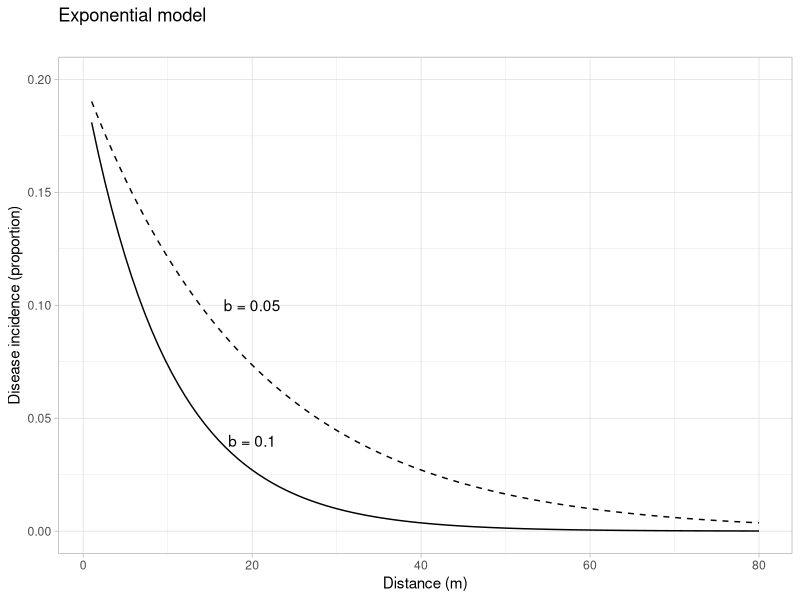
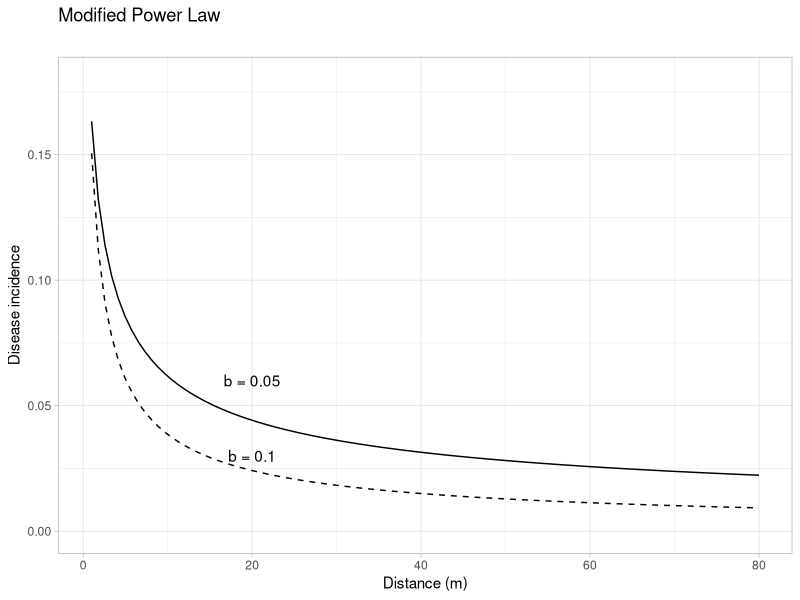
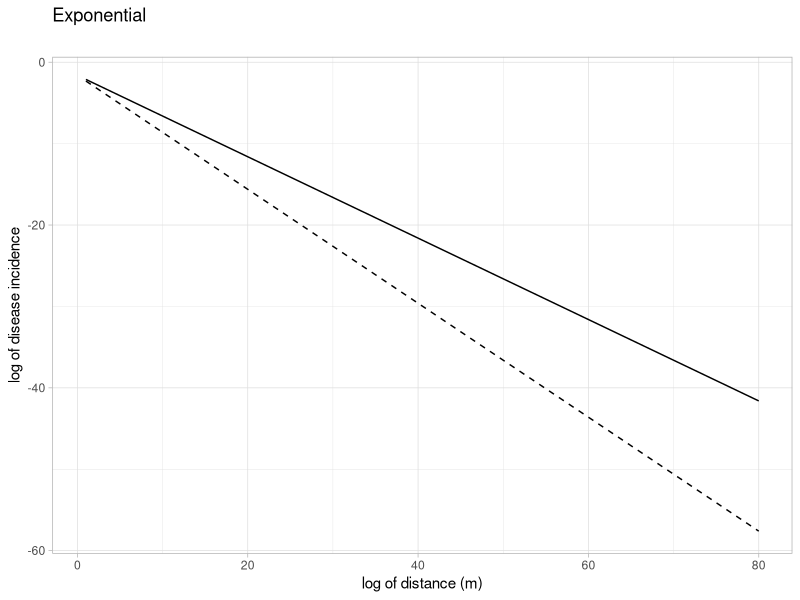
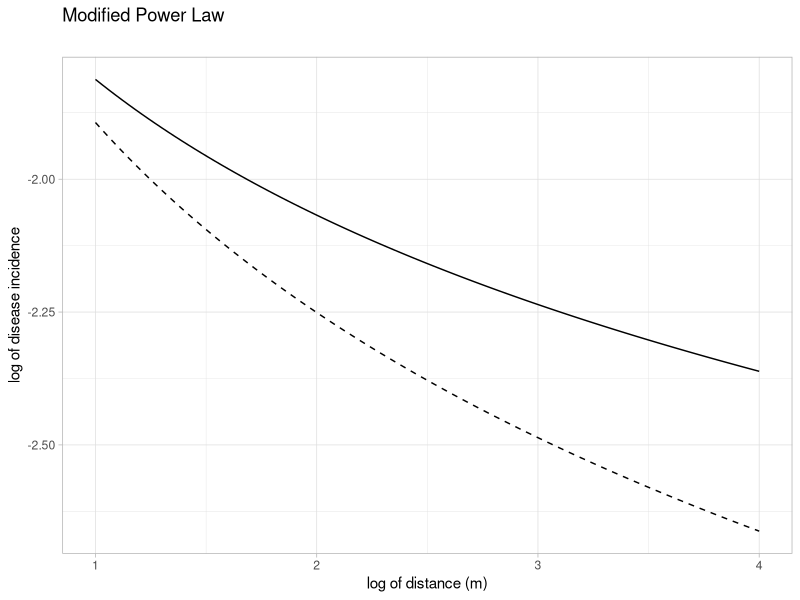
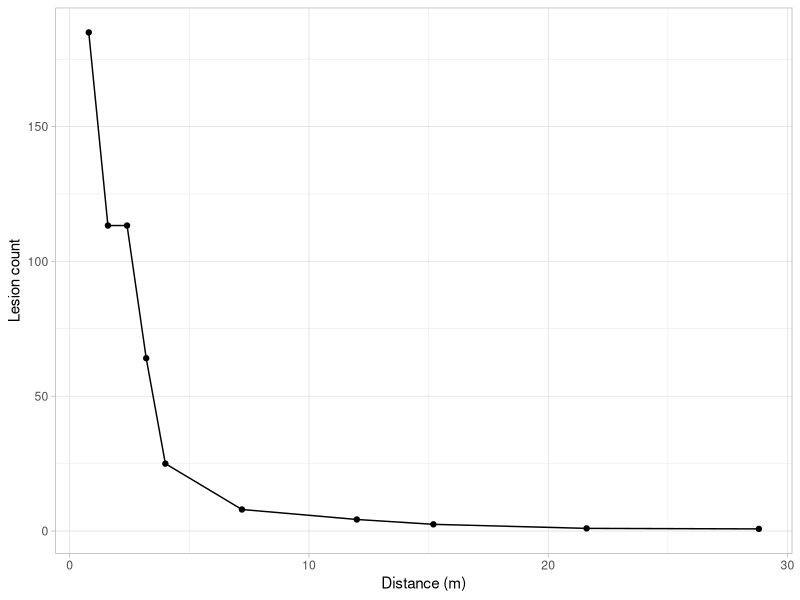
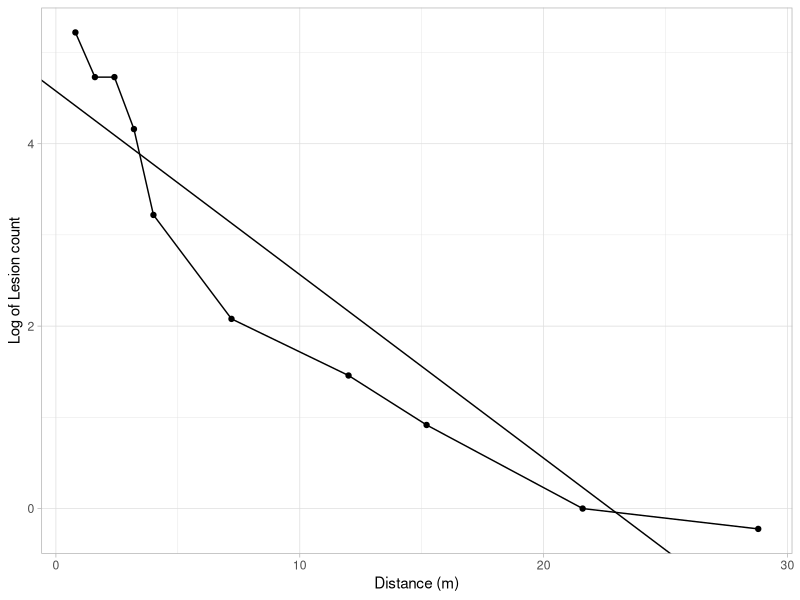
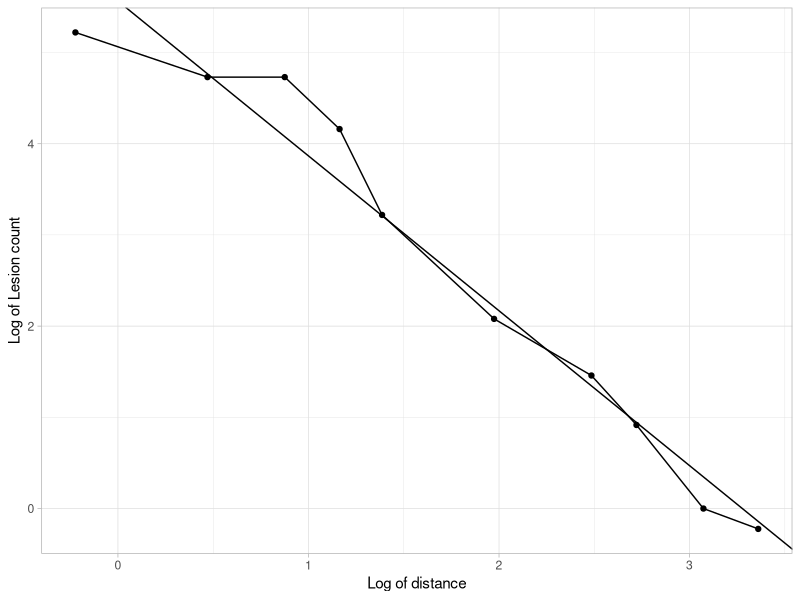
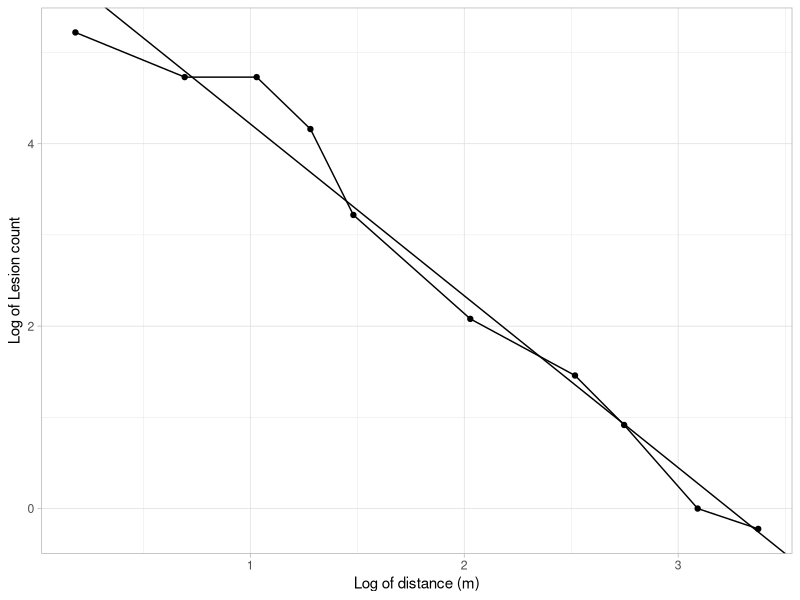

Source code (R) for these figures, in order:
## ---- chunk 1
library(tidyverse)
library(ggthemes)
library(patchwork)
theme_set(theme_light())
knitr::opts_chunk$set(echo = TRUE, warning = FALSE, message = FALSE)
## ---- chunk 2
a1 <- 0.2 # y at distance zero for gradient 1
a2 <- 0.2 # y at distance zero for gradient 2
b1 <- 0.1 # decline rate for gradient 1
b2 <- 0.05 # decline rate for gradient 2
max1 <- 80 # maximum distance for gradient 1
max2 <- 80 # maximum distance for gradient 2
dat <- data.frame(x = seq(1:max1), y = seq(0:a1))
## ---- chunk 3

dat %>%
  ggplot(aes(x, y)) +
  stat_function(fun = function(x) a1 * exp(-b1 * x), linetype = 1) +
  stat_function(fun = function(x) a2 * exp(-b2 * x), linetype = 2) +
  ylim(0, a1) +
  annotate("text", x = 20, y = 0.04, label = "b = 0.1") +
  annotate("text", x = 20, y = 0.10, label = "b = 0.05") +
  labs(
    title = "Exponential model",
    subtitle = "",
    x = "Distance (m)",
    y = "Disease incidence (proportion)"
  )
## ---- chunk 4
C <- 0.5
a1 <- 0.2 # y at zero distance for gradient 1
a2 <- 0.2 # y at zero distance for gradient 2
b1 <- 0.5 # decline rate for gradient 1
b2 <- 0.7 # decline rate for gradient 2
max1 <- 80 # maximum distance for gradient 1
max2 <- 80 # maximum distance for gradient 2
dat2 <- data.frame(x = seq(1:max1), y = seq(0:a1))


dat2 %>%
  ggplot(aes(x, y)) +
  stat_function(fun = function(x) a1 * ((x + C)^-b1), linetype = 1) +
  stat_function(fun = function(x) a2 * ((x + C)^-b2), linetype = 2) +
  ylim(0, a1 - 0.02) +
  annotate("text", x = 20, y = 0.03, label = "b = 0.1") +
  annotate("text", x = 20, y = 0.06, label = "b = 0.05") +
  labs(
    title = "Modified Power Law",
    subtitle = "",
    x = "Distance (m)",
    y = "Disease incidence"
  )
## ---- chunk 5
C <- 0.5
a1 <- 0.2 # y at zero distance for gradient 1
a2 <- 0.2 # y at zero distance for gradient 2
b1 <- 0.5 # decline rate for gradient 1
b2 <- 0.7 # decline rate for gradient 2
max1 <- 80 # maximum distance for gradient 1
max2 <- 80 # maximum distance for gradient 2
dat2 <- data.frame(x = seq(1:max1), y = seq(0:a1))

dat2 %>%
  ggplot(aes(x, y)) +
  stat_function(fun = function(x) log(a1) - (b1 * x), linetype = 1) +
  stat_function(fun = function(x) log(a2) - (b2 * x), linetype = 2) +
  labs(
    title = "Exponential",
    subtitle = "",
    x = "log of distance (m)",
    y = "log of disease incidence"
  )
## ---- chunk 6
C <- 0.5
a1 <- 0.2 # y at zero distance for gradient 1
a2 <- 0.2 # y at zero distance for gradient 2
b1 <- 0.5 # decline rate for gradient 1
b2 <- 0.7 # decline rate for gradient 2
max1 <- log(80) # maximum distance for gradient 1
max2 <- log(80) # maximum distance for gradient 2
dat2 <- data.frame(x = seq(1:max1), y = seq(0:a1))

dat2 %>%
  ggplot(aes(x, y)) +
  stat_function(fun = function(x) log(a1) - (b1 * log(x + C)), linetype = 1) +
  stat_function(fun = function(x) log(a2) - (b2 * log(x + C)), linetype = 2) +
  labs(
    title = "Modified Power Law",
    subtitle = "",
    x = "log of distance (m)",
    y = "log of disease incidence"
  )
## ---- chunk 7
# create the two vectors
x <- c(0.8, 1.6, 2.4, 3.2, 4, 7.2, 12, 15.2, 21.6, 28.8)
Y <- c(184.9, 113.3, 113.3, 64.1, 25, 8, 4.3, 2.5, 1, 0.8)
grad1 <- data.frame(x, Y) # create the dataframe
grad1 # show the gradient
## ---- chunk 8
grad1 %>% 
  ggplot(aes(x, Y))+
  geom_point()+
  geom_line()+
  labs(y = "Lesion count",
       x = "Distance (m)")
  
  
  
## ---- chunk 9
reg_exp <- lm(log(Y) ~ x, data = grad1)
summary(reg_exp)

## ---- chunk 10
reg_p <- lm(log(Y) ~ log(x), data = grad1)
summary(reg_p)
## ---- chunk 11
reg_pm <- lm(log(Y) ~ log(x + 0.4), data = grad1)
summary(reg_pm)
## ---- chunk 12
grad1 %>% 
  ggplot(aes(x, log(Y)))+
  geom_point()+
  geom_line()+
  geom_abline(slope = coef(reg_exp)[[2]], intercept = coef(reg_exp)[[1]])+
 labs(y = "Log of Lesion count",
       x = "Distance (m)")


## ---- chunk 13
grad1 %>% 
  ggplot(aes(log(x), log(Y)))+
  geom_point()+
  geom_line()+
  geom_abline(slope = coef(reg_p)[[2]], intercept = coef(reg_p)[[1]])+
 labs(y = "Log of Lesion count",
       x = "Log of distance")

## ---- chunk 14
grad1 %>% 
  ggplot(aes(log(x+0.4), log(Y)))+
  geom_point()+
  geom_line()+
  geom_abline(slope = coef(reg_pm)[[2]], intercept = coef(reg_pm)[[1]])+
 labs(y = "Log of Lesion count",
       x = "Log of distance (m)")


